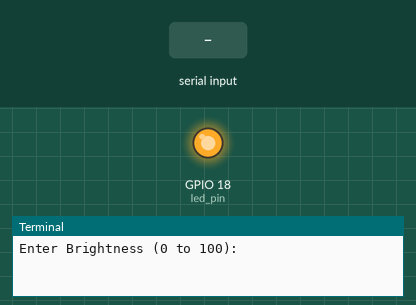
Simulated run of this program. Board: Raspberry Pi (BCM pin numbers). On the bench: output pins drawn as LEDs (lit = HIGH), the last lines printed to the terminal. The test bench sets the inputs (shaded band).

Above: at 1.2 s.
1.3 s: "90" typed at the terminal
At 1.9 s:
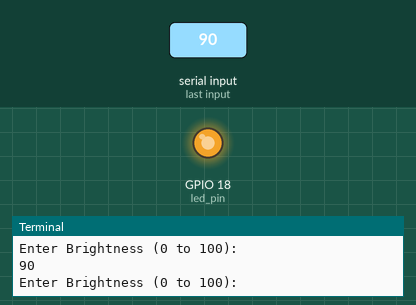
2.8 s: "0" typed at the terminal
At 3.1 s:
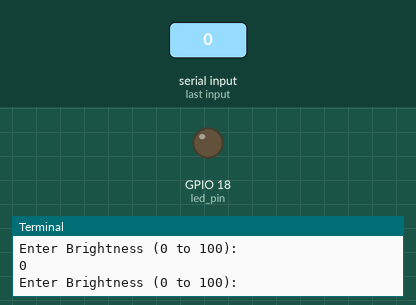
Timing chart, 0 to 5.8 s (numbered marks = the images above; inputs shaded):
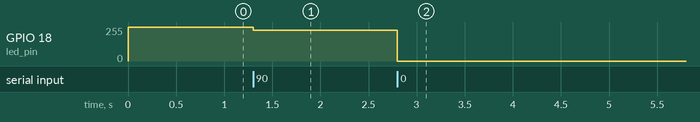

The program:

pwm_ex5.py
```python
import RPi.GPIO as GPIO

led_pin = 18
GPIO.setmode(GPIO.BCM)
GPIO.setup(led_pin, GPIO.OUT)

pwm_led = GPIO.PWM(led_pin, 500)
pwm_led.start(100)

try:
  while True:
    duty_s = raw_input("Enter Brightness (0 to 100):")
    duty = int(duty_s)
    pwm_led.ChangeDutyCycle(duty)
finally:
  print("Cleaning Up!")
  pwm_led.stop()
  GPIO.cleanup()
```

Measured:
- after the input at 1.3 s, GPIO 18 (led_pin): 255/255 → 230/255 at once
- after the input at 2.8 s, GPIO 18 (led_pin): 230/255 → 0/255 at once
